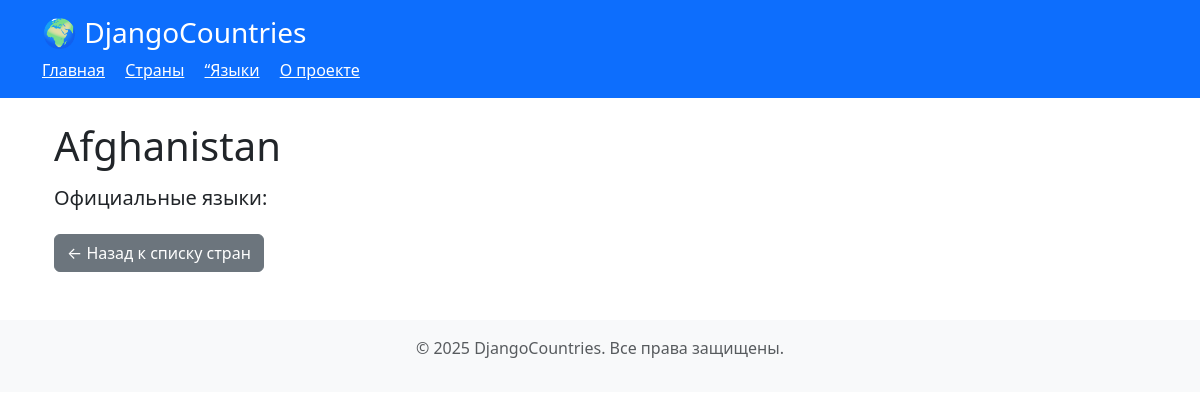
The page /countries/Afghanistan/ on the database as committed earlier.
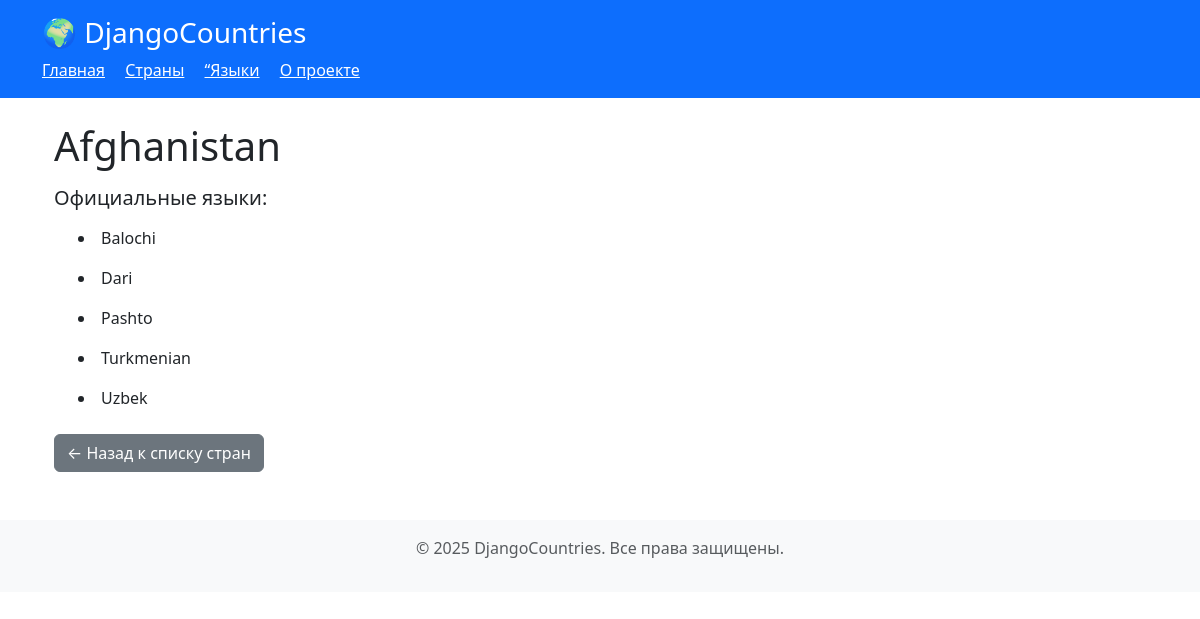
The same page on the database as committed later.
### MainApp/models.py (models this page shows, shortened)
class Country(models.Model):
    name = models.CharField(max_length=100, unique=True)
    languages = models.ManyToManyField(Language, related_name='countries')

class Language(models.Model):
    name = models.CharField(max_length=100, unique=True)

### MainApp/views.py (the view)
# urls.py: path('countries/<str:country_name>/', views.country_detail, name='country-detail'),
def country_detail(request, country_name):
    country = get_object_or_404(Country, name=country_name)
    return render(request, 'country_detail.html', {'country': country})

### MainApp/templates/country_detail.html (shortened to what this page needs)
{% extends 'base.html' %}
{% block content %}
    <div class="container mt-4">
        <h1 class="mb-3">{{ country.name }}</h1>
        <h5>Официальные языки:</h5>
        <ul class="list-group">
            {% for lang in country.languages.all %}
                <li class="list-group-item custom-bullets">{{ lang.name }}</li>
            {% endfor %}
        </ul>
        <a href="{% url 'countries-list' %}" class="btn btn-secondary mt-3">← Назад к списку стран</a>
    </div>
{% endblock %}

### MainApp/templates/base.html (shortened to what this page needs)
<!DOCTYPE html>
<html lang="ru">
<head>
    <link href="https://cdn.jsdelivr.net/npm/bootstrap@5.3.0/dist/css/bootstrap.min.css" rel="stylesheet">
</head>
<body>
<header class="bg-primary text-white py-3 mb-4">
    <div class="container">
        <h1 class="h3">🌍 DjangoCountries</h1>
        <nav>
            <a href="/" class="text-white me-3">Главная</a>
            <a href="{% url 'countries-list' %}" class="text-white me-3">Страны</a>
            <a href="{% url 'languages-list' %}" class="text-white me-3">“Языки</a>
            <a href="/about" class="text-white">О проекте</a>
        </nav>
    </div>
</header>
<main class="container">
    {% block content %}{% endblock %}
</main>
<footer class="bg-light text-center text-muted py-3 mt-5">
    <div class="container">
        <p>© 2025 DjangoCountries. Все права защищены.</p>
    </div>
</footer>
</body>
</html>

### MainApp/templates/country_detail.html (style rules this page uses)
.custom-bullets { list-style-type: disc !important; list-style-position: inside !important; display: list-item !important; padding-left: 1.5em !important; background: transparent !important; border: none !important; }

Rows that differ between the two databases and show on the page:
added Language: name "Balochi"
added Language: name "Dari"
added Language: name "Pashto"
added Language: name "Turkmenian"
added Language: name "Uzbek"
